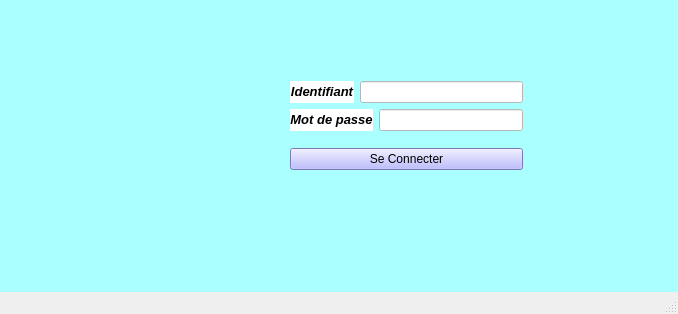
<?xml version="1.0" encoding="UTF-8"?>
<ui version="4.0">
 <class>MainWindow</class>
 <widget class="QMainWindow" name="MainWindow">
  <property name="geometry">
   <rect>
    <x>0</x>
    <y>0</y>
    <width>678</width>
    <height>314</height>
   </rect>
  </property>
  <property name="windowTitle">
   <string>MainWindow</string>
  </property>
  <widget class="QWidget" name="centralwidget">
   <widget class="QStackedWidget" name="stackedWidget">
    <property name="geometry">
     <rect>
      <x>0</x>
      <y>0</y>
      <width>678</width>
      <height>314</height>
     </rect>
    </property>
    <property name="styleSheet">
     <string notr="true">background-color: rgb(170, 255, 255)</string>
    </property>
    <property name="currentIndex">
     <number>0</number>
    </property>
    <widget class="QWidget" name="page">
     <widget class="QLabel" name="label_pic">
      <property name="geometry">
       <rect>
        <x>50</x>
        <y>70</y>
        <width>131</width>
        <height>121</height>
       </rect>
      </property>
      <property name="text">
       <string/>
      </property>
     </widget>
     <widget class="QWidget" name="layoutWidget">
      <property name="geometry">
       <rect>
        <x>290</x>
        <y>70</y>
        <width>233</width>
        <height>112</height>
       </rect>
      </property>
      <layout class="QVBoxLayout" name="verticalLayout_2">
       <item>
        <layout class="QVBoxLayout" name="verticalLayout">
         <item>
          <layout class="QHBoxLayout" name="horizontalLayout">
           <item>
            <widget class="QLabel" name="label_ID">
             <property name="styleSheet">
              <string notr="true">background-color: rgb(255, 255, 255);</string>
             </property>
             <property name="text">
              <string>&lt;html&gt;&lt;head/&gt;&lt;body&gt;&lt;p align=&quot;center&quot;&gt;&lt;span style=&quot; font-size:10pt; font-weight:600; font-style:italic;&quot;&gt;Identifiant&lt;/span&gt;&lt;/p&gt;&lt;/body&gt;&lt;/html&gt;</string>
             </property>
            </widget>
           </item>
           <item>
            <widget class="QLineEdit" name="lineEdit_ID">
             <property name="styleSheet">
              <string notr="true">background-color: rgb(255, 255, 255);</string>
             </property>
            </widget>
           </item>
          </layout>
         </item>
         <item>
          <layout class="QHBoxLayout" name="horizontalLayout_2">
           <item>
            <widget class="QLabel" name="label_mdp">
             <property name="styleSheet">
              <string notr="true">background-color: rgb(255, 255, 255);</string>
             </property>
             <property name="text">
              <string>&lt;html&gt;&lt;head/&gt;&lt;body&gt;&lt;p align=&quot;center&quot;&gt;&lt;span style=&quot; font-size:10pt; font-weight:600; font-style:italic;&quot;&gt;Mot de passe&lt;/span&gt;&lt;/p&gt;&lt;/body&gt;&lt;/html&gt;</string>
             </property>
            </widget>
           </item>
           <item>
            <widget class="QLineEdit" name="lineEdit_mdp">
             <property name="styleSheet">
              <string notr="true">background-color: rgb(255, 255, 255);</string>
             </property>
             <property name="echoMode">
              <enum>QLineEdit::Password</enum>
             </property>
            </widget>
           </item>
          </layout>
         </item>
        </layout>
       </item>
       <item>
        <widget class="QPushButton" name="pushButton_seconnecter">
         <property name="styleSheet">
          <string notr="true">background-color:rgb(170, 170, 255)</string>
         </property>
         <property name="text">
          <string>Se Connecter</string>
         </property>
        </widget>
       </item>
      </layout>
     </widget>
    </widget>
    <widget class="QWidget" name="page_4">
     <widget class="QLabel" name="label_pic_3">
      <property name="geometry">
       <rect>
        <x>50</x>
        <y>70</y>
        <width>131</width>
        <height>121</height>
       </rect>
      </property>
      <property name="text">
       <string/>
      </property>
     </widget>
     <widget class="QLabel" name="label_7">
      <property name="geometry">
       <rect>
        <x>206</x>
        <y>20</y>
        <width>251</width>
        <height>31</height>
       </rect>
      </property>
      <property name="text">
       <string>&lt;html&gt;&lt;head/&gt;&lt;body&gt;&lt;p align=&quot;center&quot;&gt;&lt;span style=&quot; font-size:14pt; font-weight:600; color:#55007f;&quot;&gt;La Page d'Accueil&lt;/span&gt;&lt;/p&gt;&lt;/body&gt;&lt;/html&gt;</string>
      </property>
     </widget>
     <widget class="QPushButton" name="pushButton_deconnecter">
      <property name="geometry">
       <rect>
        <x>544</x>
        <y>20</y>
        <width>91</width>
        <height>23</height>
       </rect>
      </property>
      <property name="styleSheet">
       <string notr="true">#pushButton_deconnecter {
    background-color:rgb(170, 170, 255);
border-color: rgb(255, 255, 255);
}


#pushButton_deconnecter:pressed {
    background-color: rgb(255, 170, 255);
}
</string>
      </property>
      <property name="text">
       <string>se Déconnecter</string>
      </property>
     </widget>
     <widget class="QWidget" name="layoutWidget">
      <property name="geometry">
       <rect>
        <x>227</x>
        <y>80</y>
        <width>181</width>
        <height>141</height>
       </rect>
      </property>
      <layout class="QVBoxLayout" name="verticalLayout_6">
       <item>
        <widget class="QPushButton" name="pushButton_restaurants">
         <property name="styleSheet">
          <string notr="true">#pushButton_restaurants {
    background-color:rgb(170, 170, 255);
border-color: rgb(255, 255, 255);
}
#pushButton_restaurants:hover {
    background-color: rgb(255, 170, 255);
}

#pushButton_restaurants:pressed {
    background-color: rgb(255, 170, 255);  
}</string>
         </property>
         <property name="text">
          <string>Gestion des restaurants </string>
         </property>
        </widget>
       </item>
       <item>
        <widget class="QPushButton" name="pushButton_employes">
         <property name="styleSheet">
          <string notr="true">#pushButton_employes {
    background-color:rgb(170, 170, 255);
border-color: rgb(255, 255, 255);
}
#pushButton_employes:hover {
    background-color: rgb(255, 170, 255);
}

#pushButton_employes:pressed{
    background-color:rgb(255, 170, 255);
border-color: rgb(255, 255, 255);}</string>
         </property>
         <property name="text">
          <string>Gestion des livreurs</string>
         </property>
        </widget>
       </item>
       <item>
        <widget class="QPushButton" name="pushButton_zone">
         <property name="styleSheet">
          <string notr="true">#pushButton_zone {
    background-color:rgb(170, 170, 255);
border-color: rgb(255, 255, 255);
}
#pushButton_zone:hover {
    background-color: rgb(255, 170, 255);
}

#pushButton_zone:pressed {
          background-color: rgb(255, 170, 255);
}

</string>
         </property>
         <property name="text">
          <string>Gestion des zones</string>
         </property>
        </widget>
       </item>
       <item>
        <widget class="QPushButton" name="pushButton_reclamation">
         <property name="styleSheet">
          <string notr="true">#pushButton_reclamation{
    background-color:rgb(170, 170, 255);
border-color: rgb(255, 255, 255);
}
#pushButton_reclamation:hover {
    background-color: rgb(255, 170, 255);
}

#pushButton_reclamation:pressed {
    background-color: rgb(255, 170, 255);
}
</string>
         </property>
         <property name="text">
          <string>Gestion des reclamation</string>
         </property>
        </widget>
       </item>
       <item>
        <widget class="QPushButton" name="pushButton_outils">
         <property name="styleSheet">
          <string notr="true">#pushButton_outils {
    background-color:rgb(170, 170, 255);
border-color: rgb(255, 255, 255);
}
#pushButton_outils:hover {
    background-color: rgb(255, 170, 255);
}

#pushButton_outils:pressed {
    background-color: rgb(255, 170, 255);
}
</string>
         </property>
         <property name="text">
          <string>Gestion des catégorie</string>
         </property>
        </widget>
       </item>
      </layout>
     </widget>
     <widget class="QWidget" name="layoutWidget">
      <property name="geometry">
       <rect>
        <x>420</x>
        <y>80</y>
        <width>174</width>
        <height>141</height>
       </rect>
      </property>
      <layout class="QVBoxLayout" name="verticalLayout_7">
       <item>
        <widget class="QPushButton" name="pushButton_offres">
         <property name="styleSheet">
          <string notr="true">#pushButton_offres {
    background-color:rgb(170, 170, 255);
border-color: rgb(255, 255, 255);
}
#pushButton_offres:hover {
    background-color: rgb(255, 170, 255);
}

#pushButton_offres:pressed {
    background-color: rgb(255, 170, 255);
}</string>
         </property>
         <property name="text">
          <string>Gestion des promotions</string>
         </property>
        </widget>
       </item>
       <item>
        <widget class="QPushButton" name="pushButton_mdt">
         <property name="styleSheet">
          <string notr="true">#pushButton_mdt {
    background-color:rgb(170, 170, 255);
border-color: rgb(255, 255, 255);
}
#pushButton_mdt:hover {
    background-color: rgb(255, 170, 255);
}

#pushButton_mdt:pressed {
    background-color: rgb(255, 170, 255);
}</string>
         </property>
         <property name="text">
          <string>Gestion des scooters</string>
         </property>
        </widget>
       </item>
       <item>
        <widget class="QPushButton" name="pushButton_commandes">
         <property name="styleSheet">
          <string notr="true">#pushButton_commandes {
    background-color:rgb(170, 170, 255);
border-color: rgb(255, 255, 255);
}
#pushButton_commandes:hover {
    background-color: rgb(255, 170, 255);
}

#pushButton_commandes:pressed {
    background-color: rgb(255, 170, 255);
}</string>
         </property>
         <property name="text">
          <string>Gestion des commandes</string>
         </property>
        </widget>
       </item>
       <item>
        <widget class="QPushButton" name="pushButton_clients">
         <property name="styleSheet">
          <string notr="true">#pushButton_clients {
    background-color:rgb(170, 170, 255);
border-color: rgb(255, 255, 255);
}
#pushButton_clients:hover {
    background-color: rgb(255, 170, 255);
}

#pushButton_clients:pressed {
    background-color: rgb(255, 170, 255);
}</string>
         </property>
         <property name="text">
          <string>Gestion des clients</string>
         </property>
        </widget>
       </item>
       <item>
        <widget class="QPushButton" name="pushButton_factures">
         <property name="styleSheet">
          <string notr="true">#pushButton_factures {
    background-color:rgb(170, 170, 255);
border-color: rgb(255, 255, 255);
}
#pushButton_factures:hover {
    background-color: rgb(255, 170, 255);
}

#pushButton_factures:pressed {
    background-color: rgb(255, 170, 255);    
}</string>
         </property>
         <property name="text">
          <string>Gestion des factures</string>
         </property>
        </widget>
       </item>
      </layout>
     </widget>
     <widget class="QPushButton" name="pushButton_music">
      <property name="geometry">
       <rect>
        <x>30</x>
        <y>230</y>
        <width>75</width>
        <height>23</height>
       </rect>
      </property>
      <property name="styleSheet">
       <string notr="true">#pushButton_music {
    background-color:rgb(170, 170, 255);
border-color: rgb(255, 255, 255);
}
#pushButton_music:hover {
    background-color: rgb(255, 170, 255);
}

#pushButton_music:pressed {
    background-color: rgb(255, 170, 255);
}
</string>
      </property>
      <property name="text">
       <string>Musique</string>
      </property>
     </widget>
    </widget>
   </widget>
  </widget>
  <widget class="QMenuBar" name="menubar">
   <property name="geometry">
    <rect>
     <x>0</x>
     <y>0</y>
     <width>678</width>
     <height>21</height>
    </rect>
   </property>
  </widget>
  <widget class="QStatusBar" name="statusbar"/>
 </widget>
 <resources/>
 <connections/>
</ui>
